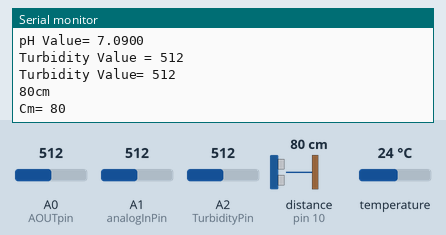
Simulated run of this sketch. Board: Arduino Uno, built with avr-gcc and run on an emulated ATmega328P. Parts: the last lines printed to the serial monitor. Wiring (inferred from the names in the program): ultrasonic range finder: trigger pin 9; echo pin 10. The test bench sets the inputs (shaded band); at power-on: distance to the obstacle (sensor on pin 10) 80 cm, A0 (AOUTpin) = 512, A1 (analogInPin) = 512, A2 (TurbidityPin) = 512, temperature 24 °C. The echo pulse lasts 58.3 µs per cm; no radio packets arrive unless stated.

Above: at 1.2 s.
1.3 s: distance to the obstacle (sensor on pin 10) set to 12 cm
At 3.0 s:
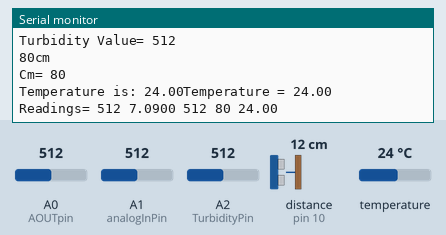
4.0 s: distance to the obstacle (sensor on pin 10) set to 9 cm
At 10.9 s:
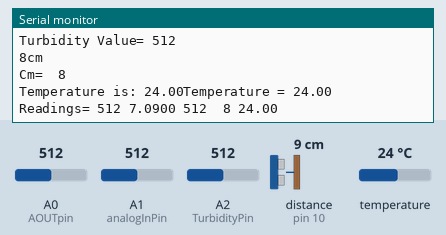

The sketch:

Water_Quality_Detection_Transmitter.ino
```cpp
/* Code devloped by Jayasurya Obbu on behalf of Immortal Electronics */
/* This code is open-source */
/* Any doubts regarding code, just mail to jay@immortalelectronics.in (or) hello@jayasurya.me */
/* Dated 16 Mar 2018 */
/* Download the Header Files from the root folder */

/* Including Header Files */
#include "VirtualWire.h"
#include "string.h"
#include <OneWire.h>
#include <DallasTemperature.h>

/* Initializing Pin Numbers */
const int transmit_pin = 12; //TX
const int AOUTpin=A0; //Co2
const int analogInPin = A1; //pH
const int TurbidityPin = A2; // Turbidity
const int trigPin = 9; // UltraSonic
const int echoPin = 10; // UltraSonic
#define ONE_WIRE_BUS 7 //Temperature

/* Declaring Variables */
int sensorValue = 0; //pH
unsigned long int avgValue; //pH
float b; //pH
int buf[10],temp; //pH
int value; //Co2
char buffC[20], buffP[20], buffT[20], buffU[20], buffD[20], buff[100];

/* Creating Object Instances */
OneWire oneWire(ONE_WIRE_BUS); // Temperature
DallasTemperature sensors(&oneWire); //TEmperature

/* Setup Function */
void setup()
{
   vw_set_tx_pin(transmit_pin); //Tx
   vw_set_ptt_inverted(true); //Tx
   vw_setup(2000);   //Tx
   Serial.begin(9600); //Serial Data
   pinMode(trigPin, OUTPUT);// Ultra Sonic
   pinMode(echoPin, INPUT); // Ultra Sonic
   sensors.begin(); // Temperature
}

/* Loop Function */
void loop()
{
  value= analogRead(AOUTpin);//Co2
  Serial.print("Co2 Value = ");
  Serial.println(value);
  dtostrf(value, 3,0, buffC);
  Serial.print("Co2 Value= ");
  Serial.println(buffC);

  for(int i=0;i<10;i++) //pH
  {
    buf[i]=analogRead(analogInPin);
    delay(10);
  }
  for(int i=0;i<9;i++)
  {
    for(int j=i+1;j<10;j++)
    {
      if(buf[i]>buf[j])
      {
        temp=buf[i];
        buf[i]=buf[j];
        buf[j]=temp;
      }
    }
  }
  avgValue=0;
  for(int i=2;i<8;i++)
     avgValue+=buf[i];
  float pHVol=(float)avgValue*5.0/1024/6;
  float phValue = -5.70 * pHVol + 21.34;
  Serial.print("pH Value = ");
  Serial.println(phValue);
  delay(20);
  dtostrf(phValue, 5,4, buffP);
  Serial.print("pH Value= ");
  Serial.println(buffP);

  int turbidity = analogRead(A2); //Turbidity
  Serial.print("Turbidity Value = ");
  Serial.println(turbidity);
  delay(500);
  dtostrf(turbidity, 3,0, buffT);
  Serial.print("Turbidity Value= ");
  Serial.println(buffT);

  long duration, inches, cm; // UltraSonic
  digitalWrite(trigPin, LOW);
  delayMicroseconds(2);
  digitalWrite(trigPin, HIGH);
  delayMicroseconds(10);
  digitalWrite(trigPin, LOW);
  duration = pulseIn(echoPin, HIGH);
  cm = microsecondsToCentimeters(duration);
  Serial.print(cm);
  Serial.print("cm");
  Serial.println();
  delay(100);
  dtostrf(cm, 2,0, buffU);
  Serial.print("Cm= ");
  Serial.println(buffU);

  sensors.requestTemperatures(); //Temperature
  Serial.print("Temperature is: ");
  Serial.print(sensors.getTempCByIndex(0));
  delay(1000);
  dtostrf(sensors.getTempCByIndex(0), 4,2, buffD);
  Serial.print("Temperature = ");
  Serial.println(buffD);

  buff[0]='\0';
  strcat(buff, buffC);
  strcat(buff, " ");
  strcat(buff, buffP);
  strcat(buff, " ");
  strcat(buff, buffT);
  strcat(buff, " ");
  strcat(buff, buffU);
  strcat(buff, " ");
  strcat(buff, buffD);

  Serial.print("Readings= ");
  Serial.println(buff);

  vw_send((byte *)buff, strlen(buff));
  vw_wait_tx();
  delay(5000);
}

/* User Defined Function */
long microsecondsToCentimeters(long microseconds)
{
  return microseconds / 29 / 2;
}
```

Measured:
- the behaviour switches between 11 and 10 cm on distance to the obstacle (sensor on pin 10) (found by bisection; images 1 and 2)
- after the input at 4.0 s, the serial monitor: prints a new line after 4.2 s (image 2)
